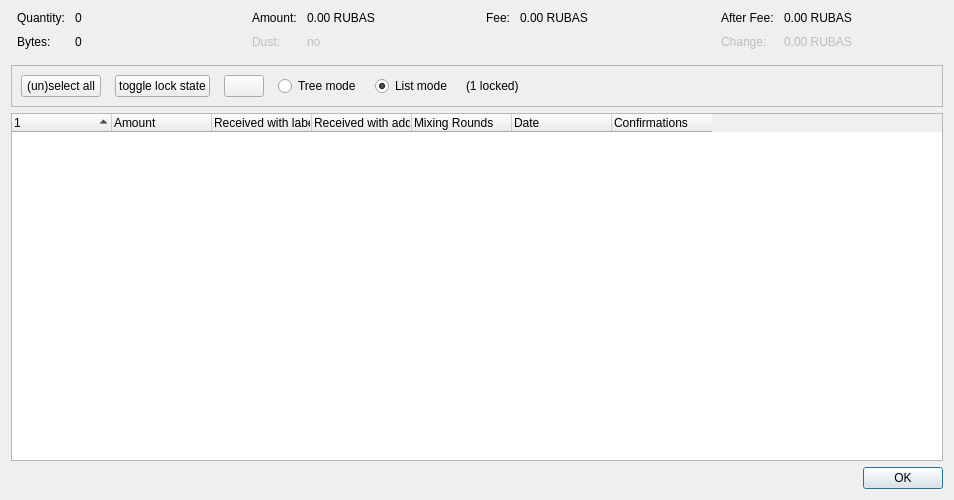
<?xml version="1.0" encoding="UTF-8"?>
<ui version="4.0">
 <class>CoinControlDialog</class>
 <widget class="QDialog" name="CoinControlDialog">
  <property name="geometry">
   <rect>
    <x>0</x>
    <y>0</y>
    <width>954</width>
    <height>500</height>
   </rect>
  </property>
  <property name="windowTitle">
   <string>Coin Selection</string>
  </property>
  <layout class="QVBoxLayout" name="verticalLayout">
   <item>
    <layout class="QHBoxLayout" name="horizontalLayoutTop" stretch="0,0,0,0">
     <property name="topMargin">
      <number>0</number>
     </property>
     <property name="bottomMargin">
      <number>10</number>
     </property>
     <item>
      <layout class="QFormLayout" name="formLayoutCoinControl1">
       <property name="horizontalSpacing">
        <number>10</number>
       </property>
       <property name="verticalSpacing">
        <number>10</number>
       </property>
       <property name="leftMargin">
        <number>6</number>
       </property>
       <property name="rightMargin">
        <number>6</number>
       </property>
       <item row="0" column="0">
        <widget class="QLabel" name="labelCoinControlQuantityText">
         <property name="text">
          <string>Quantity:</string>
         </property>
        </widget>
       </item>
       <item row="0" column="1">
        <widget class="QLabel" name="labelCoinControlQuantity">
         <property name="cursor">
          <cursorShape>IBeamCursor</cursorShape>
         </property>
         <property name="contextMenuPolicy">
          <enum>Qt::ActionsContextMenu</enum>
         </property>
         <property name="text">
          <string notr="true">0</string>
         </property>
         <property name="textInteractionFlags">
          <set>Qt::LinksAccessibleByMouse|Qt::TextSelectableByKeyboard|Qt::TextSelectableByMouse</set>
         </property>
        </widget>
       </item>
       <item row="1" column="0">
        <widget class="QLabel" name="labelCoinControlBytesText">
         <property name="text">
          <string>Bytes:</string>
         </property>
        </widget>
       </item>
       <item row="1" column="1">
        <widget class="QLabel" name="labelCoinControlBytes">
         <property name="cursor">
          <cursorShape>IBeamCursor</cursorShape>
         </property>
         <property name="contextMenuPolicy">
          <enum>Qt::ActionsContextMenu</enum>
         </property>
         <property name="text">
          <string notr="true">0</string>
         </property>
         <property name="textInteractionFlags">
          <set>Qt::LinksAccessibleByMouse|Qt::TextSelectableByKeyboard|Qt::TextSelectableByMouse</set>
         </property>
        </widget>
       </item>
      </layout>
     </item>
     <item>
      <layout class="QFormLayout" name="formLayoutCoinControl2">
       <property name="horizontalSpacing">
        <number>10</number>
       </property>
       <property name="verticalSpacing">
        <number>10</number>
       </property>
       <property name="leftMargin">
        <number>6</number>
       </property>
       <property name="rightMargin">
        <number>6</number>
       </property>
       <item row="0" column="0">
        <widget class="QLabel" name="labelCoinControlAmountText">
         <property name="text">
          <string>Amount:</string>
         </property>
        </widget>
       </item>
       <item row="0" column="1">
        <widget class="QLabel" name="labelCoinControlAmount">
         <property name="cursor">
          <cursorShape>IBeamCursor</cursorShape>
         </property>
         <property name="contextMenuPolicy">
          <enum>Qt::ActionsContextMenu</enum>
         </property>
         <property name="text">
          <string notr="true">0.00 RUBAS</string>
         </property>
         <property name="textInteractionFlags">
          <set>Qt::LinksAccessibleByMouse|Qt::TextSelectableByKeyboard|Qt::TextSelectableByMouse</set>
         </property>
        </widget>
       </item>
       <item row="1" column="0">
        <widget class="QLabel" name="labelCoinControlLowOutputText">
         <property name="enabled">
          <bool>false</bool>
         </property>
         <property name="text">
          <string>Dust:</string>
         </property>
        </widget>
       </item>
       <item row="1" column="1">
        <widget class="QLabel" name="labelCoinControlLowOutput">
         <property name="enabled">
          <bool>false</bool>
         </property>
         <property name="cursor">
          <cursorShape>IBeamCursor</cursorShape>
         </property>
         <property name="contextMenuPolicy">
          <enum>Qt::ActionsContextMenu</enum>
         </property>
         <property name="text">
          <string notr="true">no</string>
         </property>
         <property name="textInteractionFlags">
          <set>Qt::LinksAccessibleByMouse|Qt::TextSelectableByKeyboard|Qt::TextSelectableByMouse</set>
         </property>
        </widget>
       </item>
      </layout>
     </item>
     <item>
      <layout class="QFormLayout" name="formLayoutCoinControl3">
       <property name="horizontalSpacing">
        <number>10</number>
       </property>
       <property name="verticalSpacing">
        <number>10</number>
       </property>
       <property name="leftMargin">
        <number>6</number>
       </property>
       <property name="rightMargin">
        <number>6</number>
       </property>
       <item row="0" column="0">
        <widget class="QLabel" name="labelCoinControlFeeText">
         <property name="text">
          <string>Fee:</string>
         </property>
        </widget>
       </item>
       <item row="0" column="1">
        <widget class="QLabel" name="labelCoinControlFee">
         <property name="cursor">
          <cursorShape>IBeamCursor</cursorShape>
         </property>
         <property name="contextMenuPolicy">
          <enum>Qt::ActionsContextMenu</enum>
         </property>
         <property name="text">
          <string notr="true">0.00 RUBAS</string>
         </property>
         <property name="textInteractionFlags">
          <set>Qt::LinksAccessibleByMouse|Qt::TextSelectableByKeyboard|Qt::TextSelectableByMouse</set>
         </property>
        </widget>
       </item>
      </layout>
     </item>
     <item>
      <layout class="QFormLayout" name="formLayoutCoinControl4">
       <property name="horizontalSpacing">
        <number>10</number>
       </property>
       <property name="verticalSpacing">
        <number>10</number>
       </property>
       <property name="leftMargin">
        <number>6</number>
       </property>
       <property name="rightMargin">
        <number>6</number>
       </property>
       <item row="0" column="0">
        <widget class="QLabel" name="labelCoinControlAfterFeeText">
         <property name="text">
          <string>After Fee:</string>
         </property>
        </widget>
       </item>
       <item row="0" column="1">
        <widget class="QLabel" name="labelCoinControlAfterFee">
         <property name="cursor">
          <cursorShape>IBeamCursor</cursorShape>
         </property>
         <property name="contextMenuPolicy">
          <enum>Qt::ActionsContextMenu</enum>
         </property>
         <property name="text">
          <string notr="true">0.00 RUBAS</string>
         </property>
         <property name="textInteractionFlags">
          <set>Qt::LinksAccessibleByMouse|Qt::TextSelectableByKeyboard|Qt::TextSelectableByMouse</set>
         </property>
        </widget>
       </item>
       <item row="1" column="0">
        <widget class="QLabel" name="labelCoinControlChangeText">
         <property name="enabled">
          <bool>false</bool>
         </property>
         <property name="text">
          <string>Change:</string>
         </property>
        </widget>
       </item>
       <item row="1" column="1">
        <widget class="QLabel" name="labelCoinControlChange">
         <property name="enabled">
          <bool>false</bool>
         </property>
         <property name="cursor">
          <cursorShape>IBeamCursor</cursorShape>
         </property>
         <property name="contextMenuPolicy">
          <enum>Qt::ActionsContextMenu</enum>
         </property>
         <property name="text">
          <string notr="true">0.00 RUBAS</string>
         </property>
         <property name="textInteractionFlags">
          <set>Qt::LinksAccessibleByMouse|Qt::TextSelectableByKeyboard|Qt::TextSelectableByMouse</set>
         </property>
        </widget>
       </item>
      </layout>
     </item>
    </layout>
   </item>
   <item>
    <widget class="QFrame" name="frame">
     <property name="minimumSize">
      <size>
       <width>0</width>
       <height>40</height>
      </size>
     </property>
     <property name="frameShape">
      <enum>QFrame::StyledPanel</enum>
     </property>
     <property name="frameShadow">
      <enum>QFrame::Sunken</enum>
     </property>
     <layout class="QHBoxLayout" name="horizontalLayout">
      <item>
       <layout class="QHBoxLayout" name="horizontalLayoutPanel" stretch="0,0,0,0,0,0,0">
        <property name="spacing">
         <number>14</number>
        </property>
        <item>
         <widget class="QPushButton" name="pushButtonSelectAll">
          <property name="sizePolicy">
           <sizepolicy hsizetype="Maximum" vsizetype="Fixed">
            <horstretch>0</horstretch>
            <verstretch>0</verstretch>
           </sizepolicy>
          </property>
          <property name="text">
           <string>(un)select all</string>
          </property>
          <property name="autoDefault">
           <bool>false</bool>
          </property>
         </widget>
        </item>
        <item>
         <widget class="QPushButton" name="pushButtonToggleLock">
          <property name="sizePolicy">
           <sizepolicy hsizetype="Maximum" vsizetype="Fixed">
            <horstretch>0</horstretch>
            <verstretch>0</verstretch>
           </sizepolicy>
          </property>
          <property name="text">
           <string>toggle lock state</string>
          </property>
          <property name="autoDefault">
           <bool>false</bool>
          </property>
         </widget>
        </item>
        <item>
         <widget class="QPushButton" name="hideButton">
          <property name="sizePolicy">
           <sizepolicy hsizetype="Maximum" vsizetype="Fixed">
            <horstretch>0</horstretch>
            <verstretch>0</verstretch>
           </sizepolicy>
          </property>
          <property name="text">
           <string/>
          </property>
          <property name="autoDefault">
           <bool>false</bool>
          </property>
         </widget>
        </item>
        <item>
         <widget class="QRadioButton" name="radioTreeMode">
          <property name="sizePolicy">
           <sizepolicy hsizetype="Maximum" vsizetype="Fixed">
            <horstretch>0</horstretch>
            <verstretch>0</verstretch>
           </sizepolicy>
          </property>
          <property name="text">
           <string>Tree mode</string>
          </property>
         </widget>
        </item>
        <item>
         <widget class="QRadioButton" name="radioListMode">
          <property name="sizePolicy">
           <sizepolicy hsizetype="Maximum" vsizetype="Fixed">
            <horstretch>0</horstretch>
            <verstretch>0</verstretch>
           </sizepolicy>
          </property>
          <property name="text">
           <string>List mode</string>
          </property>
          <property name="checked">
           <bool>true</bool>
          </property>
         </widget>
        </item>
        <item>
         <widget class="QLabel" name="labelLocked">
          <property name="text">
           <string>(1 locked)</string>
          </property>
         </widget>
        </item>
        <item>
         <spacer name="horizontalSpacer">
          <property name="orientation">
           <enum>Qt::Horizontal</enum>
          </property>
          <property name="sizeHint" stdset="0">
           <size>
            <width>40</width>
            <height>20</height>
           </size>
          </property>
         </spacer>
        </item>
       </layout>
      </item>
     </layout>
    </widget>
   </item>
   <item>
    <widget class="CoinControlTreeWidget" name="treeWidget">
     <property name="contextMenuPolicy">
      <enum>Qt::CustomContextMenu</enum>
     </property>
     <property name="sortingEnabled">
      <bool>false</bool>
     </property>
     <property name="columnCount">
      <number>7</number>
     </property>
     <attribute name="headerShowSortIndicator" stdset="0">
      <bool>true</bool>
     </attribute>
     <attribute name="headerStretchLastSection">
      <bool>false</bool>
     </attribute>
     <column>
      <property name="text">
       <string/>
      </property>
     </column>
     <column>
      <property name="text">
       <string>Amount</string>
      </property>
     </column>
     <column>
      <property name="text">
       <string>Received with label</string>
      </property>
     </column>
     <column>
      <property name="text">
       <string>Received with address</string>
      </property>
     </column>
     <column>
      <property name="text">
       <string>Mixing Rounds</string>
      </property>
     </column>
     <column>
      <property name="text">
       <string>Date</string>
      </property>
     </column>
     <column>
      <property name="text">
       <string>Confirmations</string>
      </property>
      <property name="toolTip">
       <string>Confirmed</string>
      </property>
     </column>
    </widget>
   </item>
   <item>
    <widget class="QDialogButtonBox" name="buttonBox">
     <property name="orientation">
      <enum>Qt::Horizontal</enum>
     </property>
     <property name="standardButtons">
      <set>QDialogButtonBox::Ok</set>
     </property>
    </widget>
   </item>
  </layout>
 </widget>
 <customwidgets>
  <customwidget>
   <class>CoinControlTreeWidget</class>
   <extends>QTreeWidget</extends>
   <header>qt/coincontroltreewidget.h</header>
  </customwidget>
 </customwidgets>
 <resources/>
 <connections/>
</ui>
